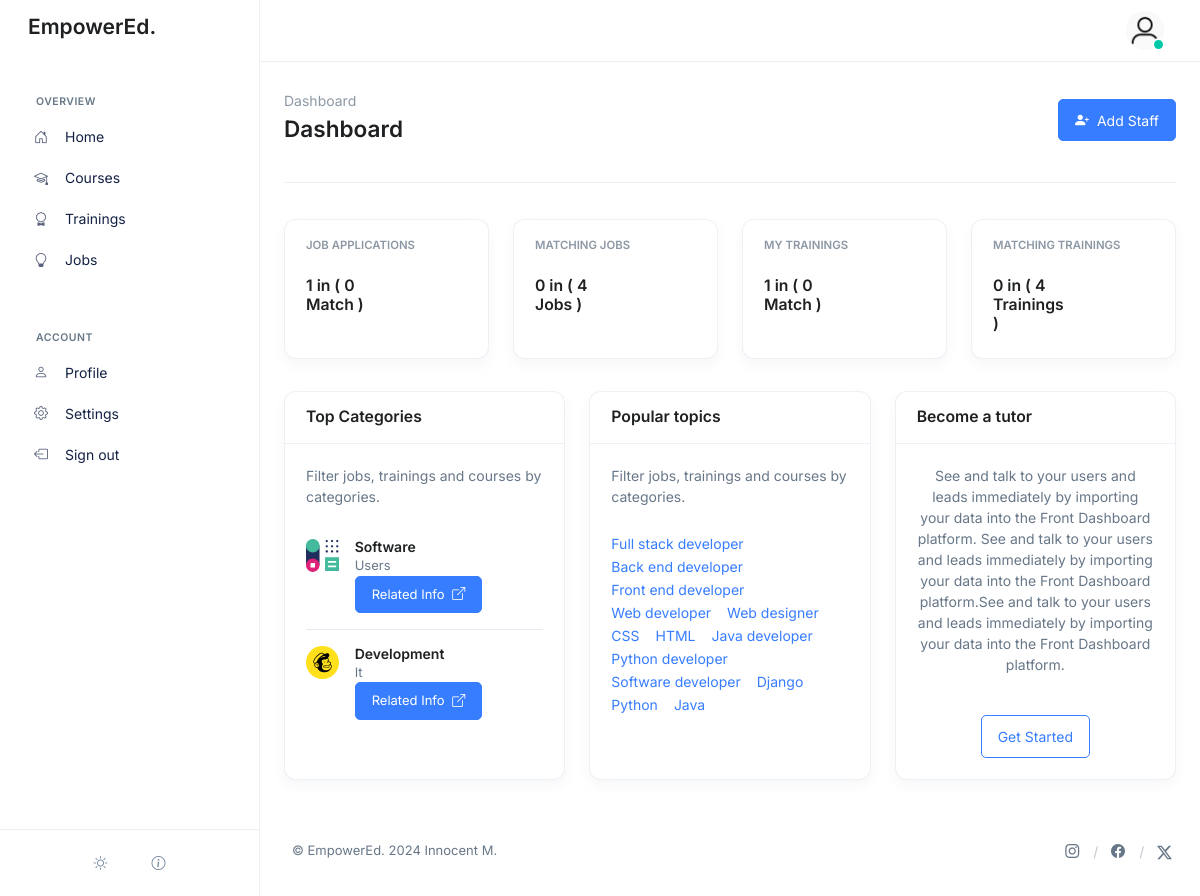
/core/dashboard/ (signed in), run on the app's committed database.
### accounts/models.py (models this page shows, shortened)
class Category(models.Model):
    title = models.CharField(max_length=250)
    slug = models.SlugField(max_length=250)
    description = RichTextUploadingField(blank=True, null=True)
    date = models.DateTimeField(auto_now_add=True)
    updated = models.DateTimeField(auto_now=True)
    class Meta:
        verbose_name = 'Category'
        verbose_name_plural = 'Categories'

### core/views.py (the view)
# urls.py: path('dashboard/', views.dashboard, name='dashboard'),
@login_required(login_url='login')
def dashboard(request):
    user = request.user
    trainings = Trainings.objects.all()
    matching_training = Trainings.objects.filter(training_category=user.role).count()
    training_enrolled = TrainingEnrollment.objects.filter(student=user).count()
    jobs = Jobs.objects.all()
    matching_jobs = Jobs.objects.filter(job_category=user.role).count()
    job_applied = JobsApplication.objects.filter(student=user).count()
    categories = Category.objects.all().order_by('-date')
    context = {
        'trainings': trainings,
        'matching_training': matching_training,
        'jobs': jobs,
        'matching_jobs': matching_jobs,
        'training_enrolled': training_enrolled,
        'job_applied': job_applied,
        'categories': categories,
    }
    template_name = 'core/dashboard.html'
    return render(request, template_name, context)

### accounts/models.py (called while the page is built)
    @property
    def full_name(self):
        return f'{self.first_name} {self.last_name}'

### templates/core/dashboard.html (shortened to what this page needs)
{% extends 'core/base.html' %}
{% load static %}
{% block content %}
<div class="page-header">
  <div class="row align-items-center">
    <div class="col-sm mb-2 mb-sm-0">
        <nav aria-label="breadcrumb">
          <ol class="breadcrumb breadcrumb-no-gutter">
            <li class="breadcrumb-link" aria-current="page">Dashboard</li>
          </ol>
        </nav>
        <h1 class="page-header-title">Dashboard</h1>
      </div>
    <div class="col-auto">
      {% if request.user.is_admin %}
      <a
        class="btn btn-primary"
        href="javascript:;"
        data-bs-toggle="modal"
        data-bs-target="#inviteUserModal"
      >
        <i class="bi-person-plus-fill me-1"></i> Add Staff
      </a>
      {% endif %}
    </div>
  </div>
</div>
<div class="row">
  <div class="col-sm-6 col-lg-3 mb-3 mb-lg-5">
    <a class="card card-hover-shadow h-100" href="{% url 'profile' %}">
      <div class="card-body">
        <h6 class="card-subtitle mb-4">Job Applications</h6>
        <div class="row align-items-center gx-2 mb-1">
          <div class="col-6">
            <h4 class="card-title text-inherit">
              {{ job_applied }} in ( {{ matching_jobs }} Match )
            </h4>
          </div>
        </div>
      </div>
    </a>
  </div>
  <div class="col-sm-6 col-lg-3 mb-3 mb-lg-5">
    <a class="card card-hover-shadow h-100" href="{% url "jobs" %}">
      <div class="card-body">
        <h6 class="card-subtitle mb-4">Matching Jobs</h6>
        <div class="row align-items-center gx-2 mb-1">
          <div class="col-6">
            <h4 class="card-title text-inherit">
              {{ matching_jobs }}  in  ( {{ jobs|length }} Jobs )
            </h4>
          </div>
        </div>
      </div>
    </a>
  </div>
  <div class="col-sm-6 col-lg-3 mb-3 mb-lg-5">
    <a class="card card-hover-shadow h-100" href="{% url "trainings" %}">
      <div class="card-body">
        <h6 class="card-subtitle mb-4">My Trainings</h6>
        <div class="row align-items-center gx-2 mb-1">
          <div class="col-6">
            <h4 class="card-title text-inherit">
              {{ training_enrolled }}  in  ( {{ matching_training }} Match )
            </h4>
          </div>
        </div>
      </div>
    </a>
  </div>
  <div class="col-sm-6 col-lg-3 mb-3 mb-lg-5">
    <a class="card card-hover-shadow h-100" href="{% url "trainings" %}">
      <div class="card-body">
        <h6 class="card-subtitle mb-4">Matching Trainings</h6>
        <div class="row align-items-center gx-2 mb-1">
          <div class="col-6">
            <h4 class="card-title text-inherit">
              {{ matching_training }} in ( {{ trainings|length }} Trainings )
            </h4>
          </div>
        </div>
      </div>
    </a>
  </div>
</div>
<div class="row">
  <div class="col-lg-4 mb-3 mb-lg-5">
    <div class="card h-100">
      <div class="card-header card-header-content-between">
        <h4 class="card-header-title">Top Categories</h4>
      </div>
      <div class="card-body">
        <p>
          Filter jobs, trainings and courses by categories.
        </p>
        <ul class="list-group list-group-flush list-group-no-gutters">
          <li class="list-group-item">
            <div class="d-flex">
              <div class="flex-shrink-0">
                <img
                  class="avatar avatar-xs avatar-4x3"
                  src="{% static 'assets/svg/brands/capsule-icon.svg' %}"
                  alt="Image Description"
                />
              </div>
              <div class="flex-grow-1 ms-3">
                <div class="row align-items-center">
                  <div class="col">
                    <h5 class="mb-0">Software</h5>
                    <span class="d-block fs-6 text-body">Users</span>
                  </div>
                  <div class="col-auto">
                    <a
                      class="btn btn-primary btn-sm"
                      href="index.html#"
                      title="Launch importer"
                      target="_blank"
                    >Related Info
                      <i class="bi-box-arrow-up-right ms-1"></i>
                    </a>
                  </div>
                </div>
              </div>
            </div>
          </li>
          <li class="list-group-item">
            <div class="d-flex">
              <div class="flex-shrink-0">
                <img
                  class="avatar avatar-xs avatar-4x3"
                  src="{% static 'assets/svg/brands/mailchimp-icon.svg' %}"
                  alt="Image Description"
                />
              </div>
              <div class="flex-grow-1 ms-3">
                <div class="row align-items-center">
                  <div class="col">
                    <h5 class="mb-0">Development</h5>
                    <span class="d-block fs-6 text-body">It</span>
                  </div>
                  <div class="col-auto">
                    <a
                      class="btn btn-primary btn-sm"
                      href="index.html#"
                      title="Launch importer"
                      target="_blank"
                    >
                      Related Info
                      <i class="bi-box-arrow-up-right ms-1"></i>
                    </a>
                  </div>
                </div>
              </div>
            </div>
          </li>
        </ul>
      </div>
    </div>
  </div>
  <div class="col-lg-4 mb-3 mb-lg-5">
    <div class="card h-100">
      <div class="card-header card-header-content-between">
        <h4 class="card-header-title">Popular topics</h4>
      </div>
      <div class="card-body">
        <p class="mb-6">
          Filter jobs, trainings and courses by categories.
        </p>
        <div class="d-flex flex-wrap gap-3 text-center">
          {% for category in categories %}
          <a class="text-center" href="{% url 'category_filter' category.slug %}" style="margin-top: -1em;"> {{ category.title|capfirst }} </a>
          {% endfor %}
        </div>
      </div>
    </div>
  </div>
  <div class="col-lg-4 mb-3 mb-lg-5">
    <div class="card h-100">
      <div class="card-header card-header-content-between">
        <h4 class="card-header-title">Become a tutor</h4>
      </div>
      <div class="card-body">
        <p class="mb-6 text-center">
          See and talk to your users and leads immediately by importing your
          data into the Front Dashboard platform. See and talk to your users and leads immediately by importing your
          data into the Front Dashboard platform.See and talk to your users and leads immediately by importing your
          data into the Front Dashboard platform.
        </p>
        <div class="text-center">
          <a href="" class="btn btn-outline-primary">
            Get Started
          </a>
        </div>
      </div>
    </div>
  </div>
</div>
{% endblock content %}

### templates/core/base.html (style rules this page uses)
* { transition: unset !important; }
body { opacity: 0; }

### data on the page
Category: title "Full stack developer"
Category: title "Back end developer"
Category: title "Front end developer"
Category: title "Web developer"
Category: title "Web designer"
Category: title "CSS"
Category: title "HTML"
Category: title "Java developer"
Category: title "Python developer"
Category: title "Software developer"
Category: title "Django"
Category: title "Python"
Category: title "Java"

### other printed values
{{ job_applied }} "1"
{{ matching_jobs }} "0"
{{ jobs|length }} "4"
{{ training_enrolled }} "1"
{{ matching_training }} "0"
{{ trainings|length }} "4"
